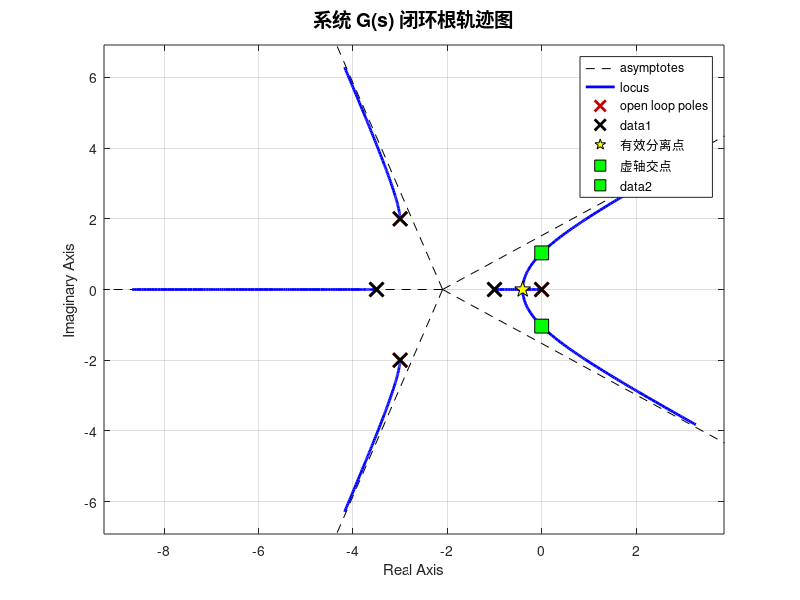

The MATLAB script that drew this image: (Note: this script raises an error after producing the figure.)
% ==========================================
% 自动控制原理：复杂系统 180° 根轨迹综合求解与绘制
% ==========================================
clear; clc; close all;

%% 1. 系统定义
% 定义开环极点
p1 = 0;
p2 = -1;
p3 = -3.5;
p4 = -3 + 2i;
p5 = -3 - 2i;
poles = [p1, p2, p3, p4, p5];
zeros_sys = []; % 无开环零点

% 构造零极点模型 (开环增益设为 1)
sys = zpk(zeros_sys, poles, 1);

%% 2. 求分离点 (Breakaway Points)
disp('【1. 分离点求解】');
% 分离点满足 dK/ds = 0。对于只有极点的系统，等价于极点多项式求导为 0
% 获取分母多项式 D(s) 的系数
den_coeffs = poly(poles); 
% 对 D(s) 求导，得到 dD(s)/ds
der_coeffs = polyder(den_coeffs); 
% 求导数多项式的根
d_sols = roots(der_coeffs);

% 提取实数根 (剔除由于计算误差产生的极小虚部)
tol = 1e-6;
real_break_points = real(d_sols(abs(imag(d_sols)) < tol));

% 输出实数分离点
for i = 1:length(real_break_points)
    bp = real_break_points(i);
    % 根据奇数法则，判断该点是否在实轴根轨迹上 [-1, 0] 或 [-inf, -3.5]
    if (bp < 0 && bp > -1) || (bp < -3.5)
        fprintf('有效分离点: d = %8.4f\n', bp);
    else
        fprintf('无效分离点 (属于零度根轨迹): d = %8.4f\n', bp);
    end
end
disp(' ');

%% 3. 求复数极点的出射角 (Departure Angle)
disp('【2. 出射角求解 (以 p = -3+j2 为例)】');
target_p = p4; % 选定目标复数极点
other_p = [p1, p2, p3, p5]; % 其他极点集合

sum_angles = 0;
% 计算其他极点到目标极点的相角之和 (MATLAB 的 angle 函数自动处理象限)
for i = 1:length(other_p)
    sum_angles = sum_angles + angle(target_p - other_p(i)); 
end

% 运用出射角公式：θ = 180° - Σ相角
theta_d_rad = pi - sum_angles;
theta_d_deg = rad2deg(theta_d_rad);

% 归一化角度到 -180° ~ 180° 范围内
theta_d_deg = mod(theta_d_deg + 180, 360) - 180; 

fprintf('极点 -3+j2 的出射角为: %8.2f°\n\n', theta_d_deg);

%% 4. 求与虚轴的交点 (Imaginary Axis Intersections)
disp('【3. 与虚轴的交点 (临界稳定点)】');
% 特征方程展开后为: s^5 + 10.5s^4 + 43.5s^3 + 79.5s^2 + 45.5s + K = 0
% 令 s = jw，分离虚部方程: w^5 - 43.5w^3 + 45.5w = 0 
% 提出 w 后，解多项式方程: w^4 - 43.5w^2 + 45.5 = 0
imag_part_coeffs = [1, 0, -43.5, 0, 45.5]; 
w_sols = roots(imag_part_coeffs);

% 筛选正实数 w (即物理意义上的角频率)
w_real = real(w_sols(abs(imag(w_sols)) < tol & real(w_sols) > tol));

for i = 1:length(w_real)
    w = w_real(i);
    % 代入实部方程求 K*: 10.5w^4 - 79.5w^2 + K = 0  =>  K = -10.5w^4 + 79.5w^2
    K_star = -10.5*w^4 + 79.5*w^2;
    if K_star >= 0
        fprintf('有效交点: w = ±%.4f rad/s, 此时临界增益 K* = %.4f\n', w, K_star);
    end
end
disp('==========================================');

%% 5. 绘制根轨迹图
figure('Name', '系统闭环根轨迹', 'Color', 'w', 'Position', [100, 100, 700, 600]);
rlocus(sys);
title('系统 G(s) 闭环根轨迹图', 'FontSize', 14);

hold on;
% 标注原开环极点
plot(real(poles), imag(poles), 'kx', 'MarkerSize', 10, 'LineWidth', 2);

% 标注有效分离点
plot(-0.4029, 0, 'kp', 'MarkerSize', 12, 'MarkerFaceColor', 'y', 'DisplayName', '有效分离点');

% 标注与虚轴交点
plot(0, 1.0356, 'ks', 'MarkerSize', 10, 'MarkerFaceColor', 'g', 'DisplayName', '虚轴交点');
plot(0, -1.0356, 'ks', 'MarkerSize', 10, 'MarkerFaceColor', 'g');

% 格式化图表
grid on;
ax = gca;
ax.XAxisLocation = 'origin';
ax.YAxisLocation = 'origin';
axis([-5 2 -4 4]); % 限定坐标轴范围以便观察全貌
xlabel('实轴 (Real Axis)', 'Position', [1.8, -0.3], 'FontSize', 11);
ylabel('虚轴 (Imaginary Axis)', 'Position', [-0.3, 3.8], 'FontSize', 11);
legend('根轨迹', '开环极点', '分离点 (-0.40)', '虚轴交点 (±j1.04)', 'Location', 'southeast', 'FontSize', 11);
hold off;
